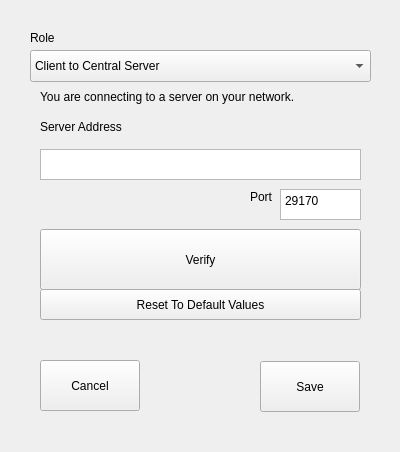
<?xml version="1.0" encoding="UTF-8"?>
<ui version="4.0">
 <class>SettingsMenu</class>
 <widget class="QDialog" name="SettingsMenu">
  <property name="geometry">
   <rect>
    <x>0</x>
    <y>0</y>
    <width>400</width>
    <height>452</height>
   </rect>
  </property>
  <property name="windowTitle">
   <string>Dialog</string>
  </property>
  <widget class="QComboBox" name="roleComboBox">
   <property name="geometry">
    <rect>
     <x>30</x>
     <y>50</y>
     <width>341</width>
     <height>32</height>
    </rect>
   </property>
   <item>
    <property name="text">
     <string>Client to Central Server</string>
    </property>
   </item>
   <item>
    <property name="text">
     <string>Local Server</string>
    </property>
   </item>
   <item>
    <property name="text">
     <string>Client to Local Server</string>
    </property>
   </item>
  </widget>
  <widget class="QLabel" name="label">
   <property name="geometry">
    <rect>
     <x>30</x>
     <y>30</y>
     <width>58</width>
     <height>16</height>
    </rect>
   </property>
   <property name="text">
    <string>Role</string>
   </property>
  </widget>
  <widget class="QStackedWidget" name="stackedWidget">
   <property name="geometry">
    <rect>
     <x>30</x>
     <y>89</y>
     <width>341</width>
     <height>261</height>
    </rect>
   </property>
   <property name="currentIndex">
    <number>1</number>
   </property>
   <widget class="QWidget" name="clientToLocalServerPage">
    <widget class="QPlainTextEdit" name="localServerClientPortText">
     <property name="geometry">
      <rect>
       <x>250</x>
       <y>100</y>
       <width>81</width>
       <height>31</height>
      </rect>
     </property>
     <property name="plainText">
      <string>443</string>
     </property>
    </widget>
    <widget class="QLabel" name="label_6">
     <property name="geometry">
      <rect>
       <x>210</x>
       <y>100</y>
       <width>31</width>
       <height>16</height>
      </rect>
     </property>
     <property name="text">
      <string>Port</string>
     </property>
    </widget>
    <widget class="QPlainTextEdit" name="localServerAddressText">
     <property name="geometry">
      <rect>
       <x>10</x>
       <y>60</y>
       <width>321</width>
       <height>31</height>
      </rect>
     </property>
     <property name="plainText">
      <string>https://api.citrahold.com</string>
     </property>
    </widget>
    <widget class="QPushButton" name="verifyLocalServerButton">
     <property name="geometry">
      <rect>
       <x>10</x>
       <y>180</y>
       <width>321</width>
       <height>61</height>
      </rect>
     </property>
     <property name="text">
      <string>Verify</string>
     </property>
    </widget>
    <widget class="QPushButton" name="autodetectLocalServerButton">
     <property name="geometry">
      <rect>
       <x>10</x>
       <y>140</y>
       <width>321</width>
       <height>41</height>
      </rect>
     </property>
     <property name="text">
      <string>Autodetect server on network</string>
     </property>
    </widget>
    <widget class="QLabel" name="label_7">
     <property name="geometry">
      <rect>
       <x>10</x>
       <y>30</y>
       <width>141</width>
       <height>16</height>
      </rect>
     </property>
     <property name="text">
      <string>Server Address</string>
     </property>
    </widget>
    <widget class="QLabel" name="label_8">
     <property name="geometry">
      <rect>
       <x>10</x>
       <y>0</y>
       <width>261</width>
       <height>16</height>
      </rect>
     </property>
     <property name="text">
      <string>You are connecting to a central server.</string>
     </property>
    </widget>
   </widget>
   <widget class="QWidget" name="clientToCentralServerPage">
    <widget class="QPlainTextEdit" name="centralServerAddressText">
     <property name="geometry">
      <rect>
       <x>10</x>
       <y>60</y>
       <width>321</width>
       <height>31</height>
      </rect>
     </property>
     <property name="plainText">
      <string/>
     </property>
    </widget>
    <widget class="QPlainTextEdit" name="centralServerPortText">
     <property name="geometry">
      <rect>
       <x>250</x>
       <y>100</y>
       <width>81</width>
       <height>31</height>
      </rect>
     </property>
     <property name="plainText">
      <string>29170</string>
     </property>
    </widget>
    <widget class="QLabel" name="label_2">
     <property name="geometry">
      <rect>
       <x>10</x>
       <y>30</y>
       <width>141</width>
       <height>16</height>
      </rect>
     </property>
     <property name="text">
      <string>Server Address</string>
     </property>
    </widget>
    <widget class="QLabel" name="label_3">
     <property name="geometry">
      <rect>
       <x>220</x>
       <y>100</y>
       <width>31</width>
       <height>16</height>
      </rect>
     </property>
     <property name="text">
      <string>Port</string>
     </property>
    </widget>
    <widget class="QPushButton" name="verifyCentralServerButton">
     <property name="geometry">
      <rect>
       <x>10</x>
       <y>140</y>
       <width>321</width>
       <height>61</height>
      </rect>
     </property>
     <property name="text">
      <string>Verify</string>
     </property>
    </widget>
    <widget class="QPushButton" name="resetValuesButton">
     <property name="geometry">
      <rect>
       <x>10</x>
       <y>200</y>
       <width>321</width>
       <height>31</height>
      </rect>
     </property>
     <property name="text">
      <string>Reset To Default Values</string>
     </property>
    </widget>
    <widget class="QLabel" name="label_9">
     <property name="geometry">
      <rect>
       <x>10</x>
       <y>0</y>
       <width>291</width>
       <height>16</height>
      </rect>
     </property>
     <property name="text">
      <string>You are connecting to a server on your network.</string>
     </property>
    </widget>
   </widget>
   <widget class="QWidget" name="localServerPage">
    <widget class="QPlainTextEdit" name="localServerPortText">
     <property name="geometry">
      <rect>
       <x>250</x>
       <y>70</y>
       <width>81</width>
       <height>31</height>
      </rect>
     </property>
     <property name="plainText">
      <string/>
     </property>
    </widget>
    <widget class="QLabel" name="label_4">
     <property name="geometry">
      <rect>
       <x>220</x>
       <y>70</y>
       <width>31</width>
       <height>16</height>
      </rect>
     </property>
     <property name="text">
      <string>Port</string>
     </property>
    </widget>
    <widget class="QPushButton" name="localServerEnableDisableButton">
     <property name="geometry">
      <rect>
       <x>10</x>
       <y>200</y>
       <width>321</width>
       <height>61</height>
      </rect>
     </property>
     <property name="text">
      <string>Server is OFF, click to ENABLE.</string>
     </property>
    </widget>
    <widget class="QPushButton" name="testLocalServerButton">
     <property name="geometry">
      <rect>
       <x>10</x>
       <y>140</y>
       <width>321</width>
       <height>61</height>
      </rect>
     </property>
     <property name="text">
      <string>Test</string>
     </property>
    </widget>
    <widget class="QLabel" name="privateIPLabel">
     <property name="geometry">
      <rect>
       <x>10</x>
       <y>40</y>
       <width>361</width>
       <height>16</height>
      </rect>
     </property>
     <property name="text">
      <string>user's private IP goes here</string>
     </property>
    </widget>
    <widget class="QCheckBox" name="promptDownloadCheckbox">
     <property name="geometry">
      <rect>
       <x>10</x>
       <y>110</y>
       <width>181</width>
       <height>20</height>
      </rect>
     </property>
     <property name="text">
      <string>Prompt before download</string>
     </property>
    </widget>
    <widget class="QPushButton" name="localServerResetPortButton">
     <property name="geometry">
      <rect>
       <x>250</x>
       <y>100</y>
       <width>81</width>
       <height>31</height>
      </rect>
     </property>
     <property name="text">
      <string>Reset</string>
     </property>
    </widget>
    <widget class="QLabel" name="label_10">
     <property name="geometry">
      <rect>
       <x>10</x>
       <y>0</y>
       <width>301</width>
       <height>16</height>
      </rect>
     </property>
     <property name="text">
      <string>You are hosting a local server on your network.</string>
     </property>
    </widget>
   </widget>
  </widget>
  <widget class="QPushButton" name="pushButton">
   <property name="geometry">
    <rect>
     <x>260</x>
     <y>361</y>
     <width>100</width>
     <height>51</height>
    </rect>
   </property>
   <property name="text">
    <string>Save</string>
   </property>
  </widget>
  <widget class="QPushButton" name="pushButton_2">
   <property name="geometry">
    <rect>
     <x>40</x>
     <y>360</y>
     <width>100</width>
     <height>51</height>
    </rect>
   </property>
   <property name="text">
    <string>Cancel</string>
   </property>
  </widget>
 </widget>
 <resources/>
 <connections/>
</ui>
